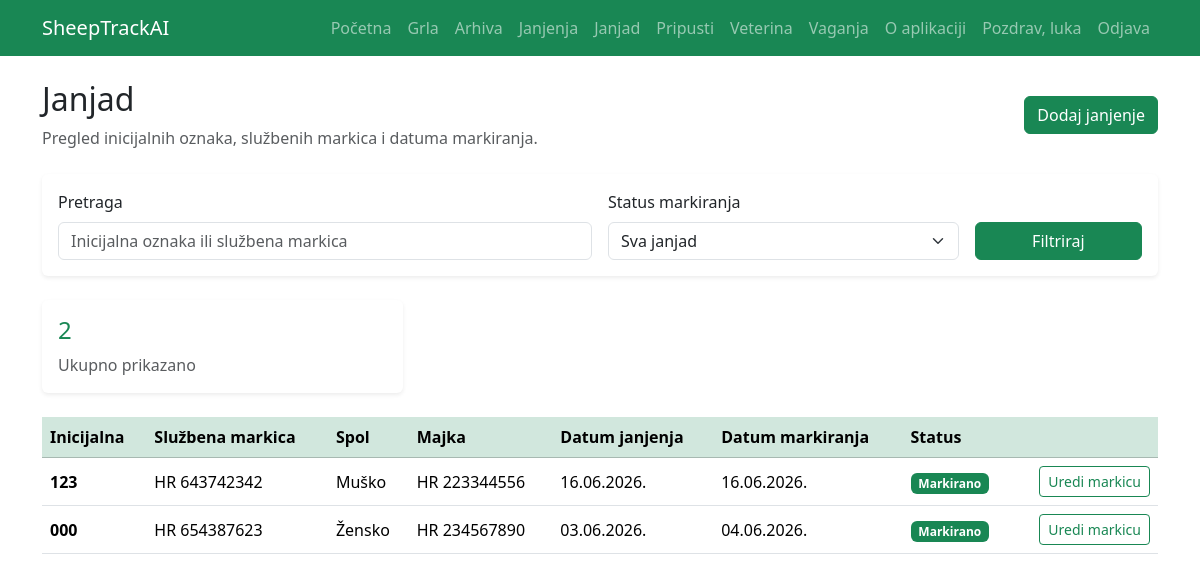
The page /lambing/lambs/ (signed in) on the database its author committed.
### lambing/models.py (models this page shows, shortened)
class Lamb(models.Model):
    SEX_CHOICES = [
        ("Z", "Žensko"),
        ("M", "Muško"),
    ]
    lambing = models.ForeignKey(
        Lambing,
        on_delete=models.CASCADE,
        related_name="lambs",
        verbose_name="Janjenje"
    )
    initial_tag = models.CharField(max_length=3, verbose_name="Inicijalna oznaka")
    official_tag = models.CharField(
        max_length=12,
        blank=True,
        verbose_name="Službena markica"
    )
    sex = models.CharField(
        max_length=1,
        choices=SEX_CHOICES,
        verbose_name="Spol"
    )
    breed = models.CharField(
        max_length=50,
        choices=Sheep.BREED_CHOICES,
        blank=True,
        verbose_name="Pasmina janjeta"
    )
    marking_date = models.DateField(
        null=True,
        blank=True,
        verbose_name="Datum službenog markiranja"
    )
    notes = models.TextField(blank=True, verbose_name="Napomena")
    converted_sheep = models.OneToOneField(
        Sheep,
        on_delete=models.SET_NULL,
        null=True,
        blank=True,
        related_name="source_lamb",
        verbose_name="Povezano grlo"
    )
    created_at = models.DateTimeField(auto_now_add=True)

class Lambing(models.Model):
    mother = models.ForeignKey(
        Sheep,
        on_delete=models.CASCADE,
        related_name="lambings",
        verbose_name="Majka"
    )
    lambing_date = models.DateField(verbose_name="Datum janjenja")
    father_sheep = models.ForeignKey(
        Sheep,
        on_delete=models.SET_NULL,
        null=True,
        blank=True,
        related_name="fathered_lambings",
        verbose_name="Otac iz stada"
    )
    father = models.CharField(
        max_length=12,
        blank=True,
        verbose_name="Otac / ovan izvan stada"
    )
    lamb_count = models.PositiveSmallIntegerField(
        verbose_name="Broj janjadi",
        choices=[
            (1, "1 janje"),
            (2, "2 janjeta"),
            (3, "3 janjeta"),
            (4, "4 janjeta"),
            (5, "5 janjadi"),
        ],
        default=1
    )
    notes = models.TextField(blank=True, verbose_name="Napomena")
    created_at = models.DateTimeField(auto_now_add=True)

### sheep/models.py (models this page shows, shortened)
class Sheep(models.Model):
    BREED_CHOICES = [
        ('CIGAJA', 'Cigaja'),
        ('CRESKA', 'Creska ovca'),
        ('DALMATINSKA_PRAMENKA', 'Dalmatinska pramenka'),
        ('DUBROVACKA_RUDA', 'Dubrovačka ovca – ruda'),
        ('ISTARSKA', 'Istarska ovca'),
        ('KRCKA', 'Krčka ovca'),
        ('LICKA_PRAMENKA', 'Lička pramenka'),
        ('PASKA', 'Paška ovca'),
        ('RAPSKA', 'Rapska ovca'),
        ('ISTOCNOFRIZIJSKA', 'Istočnofrizijska ovca'),
        ('MERINOLANDSCHAF', 'Merinolnadschaf / merinolandšaf'),
        ('ROMANOVSKA', 'Romanovska ovca'),
        ('SOLCAVSKO_JEZERSKA', 'Solčavsko-jezerska ovca'),
        ('SUFFOLK', 'Suffolk / safolk'),
        ('TRAVNICKA_PRAMENKA', 'Travnička / vlašićka / dubska pramenka'),
        ('DORPER', 'Dorper'),
        ('TEXEL', 'Texel / teksel'),
        ('KERRY_HILL', 'Kerry Hill'),
        ('CLUN_FOREST', 'Clun forest'),
        ('KAMERUNSKA', 'Kamerunska ovca'),
        ('BERRICHON_DU_CHER', 'Berrichon du Cher'),
        ('LACAUNE', 'Lacaune / lakon'),
        ('OSTALO', 'Ostalo'),
    ]
    SEX_CHOICES = [
        ('Z', 'Žensko'),
        ('M', 'Muško'),
    ]
    CATEGORY_CHOICES = [
        ('JANJE', 'Janje'),
        ('SILJEZICA', 'Šilježica'),
        ('OVNIC', 'Ovnić'),
        ('OVCA', 'Ovca'),
        ('OVAN', 'Ovan'),
    ]
    STATUS_CHOICES = [
        ('ACTIVE', 'Aktivno'),
        ('SOLD', 'Prodano'),
        ('DEAD', 'Uginulo'),
        ('SLAUGHTERED', 'Zaklano'),
    ]
    farm = models.ForeignKey(
        Farm,
        on_delete=models.CASCADE,
        related_name='sheep'
    )
    eid_number = models.CharField(
        max_length=12,
        unique=True,
        verbose_name="Životni broj"
    )
    breed = models.CharField(
        max_length=50,
        choices=BREED_CHOICES,
        default='SOLCAVSKO_JEZERSKA',
        verbose_name="Pasmina"
    )
    sex = models.CharField(
        max_length=1,
        choices=SEX_CHOICES,
        default='Z',
        verbose_name="Spol"
    )
    birth_date = models.DateField(
        verbose_name="Datum rođenja"
    )
    is_breeding_ram = models.BooleanField(
        default=False,
        verbose_name="Rasplodni ovan"
    )
    category = models.CharField(
        max_length=20,
        choices=CATEGORY_CHOICES,
        default='JANJE',
        verbose_name="Kategorija"
    )
    status = models.CharField(
        max_length=20,
        choices=STATUS_CHOICES,
        default='ACTIVE',
        verbose_name="Status"
    )
    exit_date = models.DateField(
        null=True,
        blank=True,
        verbose_name="Datum izlaska"
    )
    exit_reason = models.TextField(
        blank=True,
        verbose_name="Razlog / napomena izlaska"
    )
    notes = models.TextField(
        blank=True,
        verbose_name="Napomena"
    )
    created_at = models.DateTimeField(
        auto_now_add=True
    )

### lambing/views.py (the view)
# urls.py: path("lambs/", lamb_list, name="lamb_list"),
@login_required
def lamb_list(request):
    farm = get_user_farm(request.user)
    lambs = Lamb.objects.none()
    if farm:
        six_months_ago = date.today() - timedelta(days=183)
        lambs = Lamb.objects.filter(
            lambing__mother__farm=farm
        ).filter(
            models.Q(official_tag="") |
            models.Q(lambing__lambing_date__gt=six_months_ago)
        ).select_related(
            "lambing",
            "lambing__mother",
            "converted_sheep"
        ).order_by("-lambing__lambing_date")
        query = request.GET.get("q")
        status = request.GET.get("status")
        if query:
            lambs = lambs.filter(
                models.Q(initial_tag__icontains=query) |
                models.Q(official_tag__icontains=query)
            )
        if status == "marked":
            lambs = lambs.exclude(official_tag="")
        if status == "unmarked":
            lambs = lambs.filter(official_tag="")
    return render(request, "lambing/lamb_list.html", {
        "farm": farm,
        "lambs": lambs,
    })

### lambing/views.py (called while the page is built)
def get_user_farm(user):
    return Farm.objects.filter(owner=user).first()

### templates/lambing/lamb_list.html (shortened to what this page needs)
{% extends 'base.html' %}
{% block content %}
<div class="d-flex justify-content-between align-items-center mb-4">
    <div>
        <h2>Janjad</h2>
        <p class="text-muted mb-0">
            Pregled inicijalnih oznaka, službenih markica i datuma markiranja.
        </p>
    </div>
    <a href="{% url 'lambing_create' %}" class="btn btn-success">
        Dodaj janjenje
    </a>
</div>
<form method="get" class="card card-body shadow-sm border-0 mb-4">
    <div class="row g-3">
        <div class="col-md-6">
            <label class="form-label">Pretraga</label>
            <input type="text"
                   name="q"
                   class="form-control"
                   placeholder="Inicijalna oznaka ili službena markica"
                   value="{{ request.GET.q }}">
        </div>
        <div class="col-md-4">
            <label class="form-label">Status markiranja</label>
            <select name="status" class="form-select">
                <option value="">Sva janjad</option>
            </select>
        </div>
        <div class="col-md-2 d-flex align-items-end">
            <button class="btn btn-success w-100">
                Filtriraj
            </button>
        </div>
    </div>
</form>
<div class="row g-3 mb-4">
    <div class="col-md-4">
        <div class="card shadow-sm border-0">
            <div class="card-body">
                <h4 class="text-success">{{ lambs.count }}</h4>
                <p class="mb-0 text-muted">Ukupno prikazano</p>
            </div>
        </div>
    </div>
</div>
{% if lambs %}
<div class="table-responsive">
    <table class="table table-hover align-middle">
        <thead class="table-success">
            <tr>
                <th>Inicijalna</th>
                <th>Službena markica</th>
                <th>Spol</th>
                <th>Majka</th>
                <th>Datum janjenja</th>
                <th>Datum markiranja</th>
                <th>Status</th>
                <th></th>
            </tr>
        </thead>
        <tbody>
            {% for lamb in lambs %}
            <tr>
                <td class="fw-semibold">{{ lamb.initial_tag }}</td>
                <td class="text-nowrap">
                    {{ lamb.official_tag|default:"-" }}
                </td>
                <td>{{ lamb.get_sex_display }}</td>
                <td class="text-nowrap">
                    {{ lamb.lambing.mother.eid_number }}
                </td>
                <td>
                    {{ lamb.lambing.lambing_date|date:"d.m.Y." }}
                </td>
                <td>
                    {% if lamb.official_tag and lamb.marking_date %}
                        {{ lamb.marking_date|date:"d.m.Y." }}
                    {% else %}
                        -
                    {% endif %}
                </td>
                <td>
                    {% if lamb.official_tag %}
                        <span class="badge bg-success">
                            Markirano
                        </span>
                    {% else %}
                        <span class="badge bg-warning text-dark">
                            Samo inicijalno
                        </span>
                    {% endif %}
                </td>
                <td class="text-end">
                    <a href="{% url 'lamb_update' lamb.pk %}"
                       class="btn btn-sm btn-outline-success">
                        Uredi markicu
                    </a>
                </td>
            </tr>
            {% endfor %}
        </tbody>
    </table>
</div>
{% else %}
<div class="alert alert-info">
    Nema pronađene janjadi.
</div>
{% endif %}
{% endblock %}

### templates/base.html (shortened to what this page needs)
<!DOCTYPE html>
<html lang="hr">
<head>
    <link href="https://cdn.jsdelivr.net/npm/bootstrap@5.3.7/dist/css/bootstrap.min.css" rel="stylesheet">
</head>
<body>
<nav class="navbar navbar-expand-lg navbar-dark bg-success">
    <div class="container">
        <a class="navbar-brand" href="/">
            SheepTrackAI
        </a>
        <div class="collapse navbar-collapse" id="navbarNav">
            <ul class="navbar-nav ms-auto">
               <li class="nav-item">
                    <a class="nav-link" href="/">Početna</a>
                </li>
                <li class="nav-item">
                    <a class="nav-link" href="{% url 'sheep_list' %}">Grla</a>
                </li>
                <li class="nav-item">
                    <a class="nav-link" href="{% url 'sheep_archive' %}">Arhiva</a>
                </li>
                <li class="nav-item">
                        <a class="nav-link" href="{% url 'lambing_list' %}">Janjenja</a>
                </li>
                <li class="nav-item">
                    <a class="nav-link" href="{% url 'lamb_list' %}">Janjad</a>
                </li>
                <li class="nav-item">
                    <a class="nav-link" href="{% url 'breeding_list' %}">Pripusti</a>
                </li>
                <li class="nav-item">
                    <a class="nav-link" href="{% url 'veterinary_list' %}">Veterina</a>
                </li>
                <li class="nav-item">
                    <a class="nav-link" href="{% url 'weight_list' %}">Vaganja</a>
                </li>
                <li class="nav-item">
                    <a class="nav-link" href="{% url 'about' %}">O aplikaciji</a>
                </li>
                {% if user.is_authenticated %}
                <li class="nav-item">
                    <span class="nav-link">
                        Pozdrav, {{ user.username }}
                    </span>
                </li>
                <li class="nav-item">
                    <a class="nav-link" href="{% url 'logout' %}">
                        Odjava
                    </a>
                </li>
                {% endif %}
            </ul>
        </div>
    </div>
</nav>
<div class="container mt-4">
    {% block content %}
    {% endblock %}
</div>
</body>
</html>

### rows shown on the page
Lamb: initial_tag "123", official_tag "HR 643742342", sex "Muško", lambing.mother.eid_number "HR 223344556", lambing.lambing_date "16.06.2026.", marking_date "16.06.2026.", shows "Markirano"
Lamb: initial_tag "000", official_tag "HR 654387623", sex "Žensko", lambing.mother.eid_number "HR 234567890", lambing.lambing_date "03.06.2026.", marking_date "04.06.2026.", shows "Markirano"

### other values the page prints
{{ user.username }} "luka"
{{ lambs.count }} "2"
